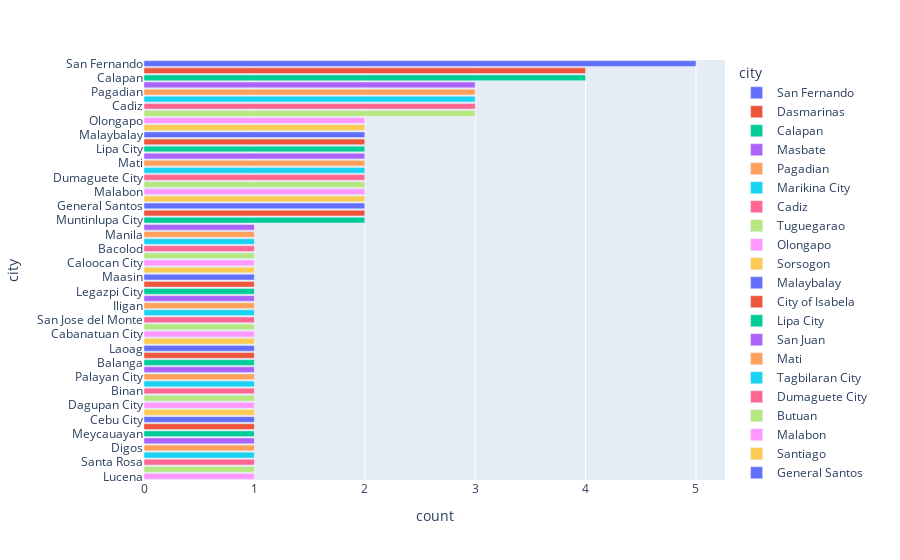

Notebook code cell kept with this figure:
### Code cell
top_city_count = unique_holders['city'].value_counts().to_frame(name="count").reset_index()
fig = px.bar(top_city_count, x='count', y='city', color='city')
fig.show()

### Figure 1 — Plotly figure (JSON) as saved in the notebook; plotly's stock layout.template omitted (floating-point values rounded to 4 significant figures)
{"data": [{"alignmentgroup": "True", "hovertemplate": "city=%{y}<br>count=%{x}<extra></extra>", "legendgroup": "San Fernando", "marker": {"color": "#636efa", "pattern": {"shape": ""}}, "name": "San Fernando", "offsetgroup": "San Fernando", "orientation": "h", "showlegend": true, "textposition": "auto", "type": "bar", "x": [5], "xaxis": "x", "y": ["San Fernando"], "yaxis": "y"}, {"alignmentgroup": "True", "hovertemplate": "city=%{y}<br>count=%{x}<extra></extra>", "legendgroup": "Dasmarinas", "marker": {"color": "#EF553B", "pattern": {"shape": ""}}, "name": "Dasmarinas", "offsetgroup": "Dasmarinas", "orientation": "h", "showlegend": true, "textposition": "auto", "type": "bar", "x": [4], "xaxis": "x", "y": ["Dasmarinas"], "yaxis": "y"}, {"alignmentgroup": "True", "hovertemplate": "city=%{y}<br>count=%{x}<extra></extra>", "legendgroup": "Calapan", "marker": {"color": "#00cc96", "pattern": {"shape": ""}}, "name": "Calapan", "offsetgroup": "Calapan", "orientation": "h", "showlegend": true, "textposition": "auto", "type": "bar", "x": [4], "xaxis": "x", "y": ["Calapan"], "yaxis": "y"}, {"alignmentgroup": "True", "hovertemplate": "city=%{y}<br>count=%{x}<extra></extra>", "legendgroup": "Masbate", "marker": {"color": "#ab63fa", "pattern": {"shape": ""}}, "name": "Masbate", "offsetgroup": "Masbate", "orientation": "h", "showlegend": true, "textposition": "auto", "type": "bar", "x": [3], "xaxis": "x", "y": ["Masbate"], "yaxis": "y"}, {"alignmentgroup": "True", "hovertemplate": "city=%{y}<br>count=%{x}<extra></extra>", "legendgroup": "Pagadian", "marker": {"color": "#FFA15A", "pattern": {"shape": ""}}, "name": "Pagadian", "offsetgroup": "Pagadian", "orientation": "h", "showlegend": true, "textposition": "auto", "type": "bar", "x": [3], "xaxis": "x", "y": ["Pagadian"], "yaxis": "y"}, {"alignmentgroup": "True", "hovertemplate": "city=%{y}<br>count=%{x}<extra></extra>", "legendgroup": "Marikina City", "marker": {"color": "#19d3f3", "pattern": {"shape": ""}}, "name": "Marikina City", "offsetgroup": "Marikina City", "orientation": "h", "showlegend": true, "textposition": "auto", "type": "bar", "x": [3], "xaxis": "x", "y": ["Marikina City"], "yaxis": "y"}, {"alignmentgroup": "True", "hovertemplate": "city=%{y}<br>count=%{x}<extra></extra>", "legendgroup": "Cadiz", "marker": {"color": "#FF6692", "pattern": {"shape": ""}}, "name": "Cadiz", "offsetgroup": "Cadiz", "orientation": "h", "showlegend": true, "textposition": "auto", "type": "bar", "x": [3], "xaxis": "x", "y": ["Cadiz"], "yaxis": "y"}, {"alignmentgroup": "True", "hovertemplate": "city=%{y}<br>count=%{x}<extra></extra>", "legendgroup": "Tuguegarao", "marker": {"color": "#B6E880", "pattern": {"shape": ""}}, "name": "Tuguegarao", "offsetgroup": "Tuguegarao", "orientation": "h", "showlegend": true, "textposition": "auto", "type": "bar", "x": [3], "xaxis": "x", "y": ["Tuguegarao"], "yaxis": "y"}, {"alignmentgroup": "True", "hovertemplate": "city=%{y}<br>count=%{x}<extra></extra>", "legendgroup": "Olongapo", "marker": {"color": "#FF97FF", "pattern": {"shape": ""}}, "name": "Olongapo", "offsetgroup": "Olongapo", "orientation": "h", "showlegend": true, "textposition": "auto", "type": "bar", "x": [2], "xaxis": "x", "y": ["Olongapo"], "yaxis": "y"}, {"alignmentgroup": "True", "hovertemplate": "city=%{y}<br>count=%{x}<extra></extra>", "legendgroup": "Sorsogon", "marker": {"color": "#FECB52", "pattern": {"shape": ""}}, "name": "Sorsogon", "offsetgroup": "Sorsogon", "orientation": "h", "showlegend": true, "textposition": "auto", "type": "bar", "x": [2], "xaxis": "x", "y": ["Sorsogon"], "yaxis": "y"}, {"alignmentgroup": "True", "hovertemplate": "city=%{y}<br>count=%{x}<extra></extra>", "legendgroup": "Malaybalay", "marker": {"color": "#636efa", "pattern": {"shape": ""}}, "name": "Malaybalay", "offsetgroup": "Malaybalay", "orientation": "h", "showlegend": true, "textposition": "auto", "type": "bar", "x": [2], "xaxis": "x", "y": ["Malaybalay"], "yaxis": "y"}, {"alignmentgroup": "True", "hovertemplate": "city=%{y}<br>count=%{x}<extra></extra>", "legendgroup": "City of Isabela", "marker": {"color": "#EF553B", "pattern": {"shape": ""}}, "name": "City of Isabela", "offsetgroup": "City of Isabela", "orientation": "h", "showlegend": true, "textposition": "auto", "type": "bar", "x": [2], "xaxis": "x", "y": ["City of Isabela"], "yaxis": "y"}, {"alignmentgroup": "True", "hovertemplate": "city=%{y}<br>count=%{x}<extra></extra>", "legendgroup": "Lipa City", "marker": {"color": "#00cc96", "pattern": {"shape": ""}}, "name": "Lipa City", "offsetgroup": "Lipa City", "orientation": "h", "showlegend": true, "textposition": "auto", "type": "bar", "x": [2], "xaxis": "x", "y": ["Lipa City"], "yaxis": "y"}, {"alignmentgroup": "True", "hovertemplate": "city=%{y}<br>count=%{x}<extra></extra>", "legendgroup": "San Juan", "marker": {"color": "#ab63fa", "pattern": {"shape": ""}}, "name": "San Juan", "offsetgroup": "San Juan", "orientation": "h", "showlegend": true, "textposition": "auto", "type": "bar", "x": [2], "xaxis": "x", "y": ["San Juan"], "yaxis": "y"}, {"alignmentgroup": "True", "hovertemplate": "city=%{y}<br>count=%{x}<extra></extra>", "legendgroup": "Mati", "marker": {"color": "#FFA15A", "pattern": {"shape": ""}}, "name": "Mati", "offsetgroup": "Mati", "orientation": "h", "showlegend": true, "textposition": "auto", "type": "bar", "x": [2], "xaxis": "x", "y": ["Mati"], "yaxis": "y"}, {"alignmentgroup": "True", "hovertemplate": "city=%{y}<br>count=%{x}<extra></extra>", "legendgroup": "Tagbilaran City", "marker": {"color": "#19d3f3", "pattern": {"shape": ""}}, "name": "Tagbilaran City", "offsetgroup": "Tagbilaran City", "orientation": "h", "showlegend": true, "textposition": "auto", "type": "bar", "x": [2], "xaxis": "x", "y": ["Tagbilaran City"], "yaxis": "y"}, {"alignmentgroup": "True", "hovertemplate": "city=%{y}<br>count=%{x}<extra></extra>", "legendgroup": "Dumaguete City", "marker": {"color": "#FF6692", "pattern": {"shape": ""}}, "name": "Dumaguete City", "offsetgroup": "Dumaguete City", "orientation": "h", "showlegend": true, "textposition": "auto", "type": "bar", "x": [2], "xaxis": "x", "y": ["Dumaguete City"], "yaxis": "y"}, {"alignmentgroup": "True", "hovertemplate": "city=%{y}<br>count=%{x}<extra></extra>", "legendgroup": "Butuan", "marker": {"color": "#B6E880", "pattern": {"shape": ""}}, "name": "Butuan", "offsetgroup": "Butuan", "orientation": "h", "showlegend": true, "textposition": "auto", "type": "bar", "x": [2], "xaxis": "x", "y": ["Butuan"], "yaxis": "y"}, {"alignmentgroup": "True", "hovertemplate": "city=%{y}<br>count=%{x}<extra></extra>", "legendgroup": "Malabon", "marker": {"color": "#FF97FF", "pattern": {"shape": ""}}, "name": "Malabon", "offsetgroup": "Malabon", "orientation": "h", "showlegend": true, "textposition": "auto", "type": "bar", "x": [2], "xaxis": "x", "y": ["Malabon"], "yaxis": "y"}, {"alignmentgroup": "True", "hovertemplate": "city=%{y}<br>count=%{x}<extra></extra>", "legendgroup": "Santiago", "marker": {"color": "#FECB52", "pattern": {"shape": ""}}, "name": "Santiago", "offsetgroup": "Santiago", "orientation": "h", "showlegend": true, "textposition": "auto", "type": "bar", "x": [2], "xaxis": "x", "y": ["Santiago"], "yaxis": "y"}, {"alignmentgroup": "True", "hovertemplate": "city=%{y}<br>count=%{x}<extra></extra>", "legendgroup": "General Santos", "marker": {"color": "#636efa", "pattern": {"shape": ""}}, "name": "General Santos", "offsetgroup": "General Santos", "orientation": "h", "showlegend": true, "textposition": "auto", "type": "bar", "x": [2], "xaxis": "x", "y": ["General Santos"], "yaxis": "y"}, {"alignmentgroup": "True", "hovertemplate": "city=%{y}<br>count=%{x}<extra></extra>", "legendgroup": "Antipolo", "marker": {"color": "#EF553B", "pattern": {"shape": ""}}, "name": "Antipolo", "offsetgroup": "Antipolo", "orientation": "h", "showlegend": true, "textposition": "auto", "type": "bar", "x": [2], "xaxis": "x", "y": ["Antipolo"], "yaxis": "y"}, {"alignmentgroup": "True", "hovertemplate": "city=%{y}<br>count=%{x}<extra></extra>", "legendgroup": "Muntinlupa City", "marker": {"color": "#00cc96", "pattern": {"shape": ""}}, "name": "Muntinlupa City", "offsetgroup": "Muntinlupa City", "orientation": "h", "showlegend": true, "textposition": "auto", "type": "bar", "x": [2], "xaxis": "x", "y": ["Muntinlupa City"], "yaxis": "y"}, {"alignmentgroup": "True", "hovertemplate": "city=%{y}<br>count=%{x}<extra></extra>", "legendgroup": "Iloilo", "marker": {"color": "#ab63fa", "pattern": {"shape": ""}}, "name": "Iloilo", "offsetgroup": "Iloilo", "orientation": "h", "showlegend": true, "textposition": "auto", "type": "bar", "x": [1], "xaxis": "x", "y": ["Iloilo"], "yaxis": "y"}, {"alignmentgroup": "True", "hovertemplate": "city=%{y}<br>count=%{x}<extra></extra>", "legendgroup": "Manila", "marker": {"color": "#FFA15A", "pattern": {"shape": ""}}, "name": "Manila", "offsetgroup": "Manila", "orientation": "h", "showlegend": true, "textposition": "auto", "type": "bar", "x": [1], "xaxis": "x", "y": ["Manila"], "yaxis": "y"}, {"alignmentgroup": "True", "hovertemplate": "city=%{y}<br>count=%{x}<extra></extra>", "legendgroup": "Puerto Princesa", "marker": {"color": "#19d3f3", "pattern": {"shape": ""}}, "name": "Puerto Princesa", "offsetgroup": "Puerto Princesa", "orientation": "h", "showlegend": true, "textposition": "auto", "type": "bar", "x": [1], "xaxis": "x", "y": ["Puerto Princesa"], "yaxis": "y"}, {"alignmentgroup": "True", "hovertemplate": "city=%{y}<br>count=%{x}<extra></extra>", "legendgroup": "Bacolod", "marker": {"color": "#FF6692", "pattern": {"shape": ""}}, "name": "Bacolod", "offsetgroup": "Bacolod", "orientation": "h", "showlegend": true, "textposition": "auto", "type": "bar", "x": [1], "xaxis": "x", "y": ["Bacolod"], "yaxis": "y"}, {"alignmentgroup": "True", "hovertemplate": "city=%{y}<br>count=%{x}<extra></extra>", "legendgroup": "Mandaluyong City", "marker": {"color": "#B6E880", "pattern": {"shape": ""}}, "name": "Mandaluyong City", "offsetgroup": "Mandaluyong City", "orientation": "h", "showlegend": true, "textposition": "auto", "type": "bar", "x": [1], "xaxis": "x", "y": ["Mandaluyong City"], "yaxis": "y"}, {"alignmentgroup": "True", "hovertemplate": "city=%{y}<br>count=%{x}<extra></extra>", "legendgroup": "Caloocan City", "marker": {"color": "#FF97FF", "pattern": {"shape": ""}}, "name": "Caloocan City", "offsetgroup": "Caloocan City", "orientation": "h", "showlegend": true, "textposition": "auto", "type": "bar", "x": [1], "xaxis": "x", "y": ["Caloocan City"], "yaxis": "y"}, {"alignmentgroup": "True", "hovertemplate": "city=%{y}<br>count=%{x}<extra></extra>", "legendgroup": "Imus", "marker": {"color": "#FECB52", "pattern": {"shape": ""}}, "name": "Imus", "offsetgroup": "Imus", "orientation": "h", "showlegend": true, "textposition": "auto", "type": "bar", "x": [1], "xaxis": "x", "y": ["Imus"], "yaxis": "y"}, {"alignmentgroup": "True", "hovertemplate": "city=%{y}<br>count=%{x}<extra></extra>", "legendgroup": "Maasin", "marker": {"color": "#636efa", "pattern": {"shape": ""}}, "name": "Maasin", "offsetgroup": "Maasin", "orientation": "h", "showlegend": true, "textposition": "auto", "type": "bar", "x": [1], "xaxis": "x", "y": ["Maasin"], "yaxis": "y"}, {"alignmentgroup": "True", "hovertemplate": "city=%{y}<br>count=%{x}<extra></extra>", "legendgroup": "Dipolog", "marker": {"color": "#EF553B", "pattern": {"shape": ""}}, "name": "Dipolog", "offsetgroup": "Dipolog", "orientation": "h", "showlegend": true, "textposition": "auto", "type": "bar", "x": [1], "xaxis": "x", "y": ["Dipolog"], "yaxis": "y"}, {"alignmentgroup": "True", "hovertemplate": "city=%{y}<br>count=%{x}<extra></extra>", "legendgroup": "Legazpi City", "marker": {"color": "#00cc96", "pattern": {"shape": ""}}, "name": "Legazpi City", "offsetgroup": "Legazpi City", "orientation": "h", "showlegend": true, "textposition": "auto", "type": "bar", "x": [1], "xaxis": "x", "y": ["Legazpi City"], "yaxis": "y"}, {"alignmentgroup": "True", "hovertemplate": "city=%{y}<br>count=%{x}<extra></extra>", "legendgroup": "Surigao", "marker": {"color": "#ab63fa", "pattern": {"shape": ""}}, "name": "Surigao", "offsetgroup": "Surigao", "orientation": "h", "showlegend": true, "textposition": "auto", "type": "bar", "x": [1], "xaxis": "x", "y": ["Surigao"], "yaxis": "y"}, {"alignmentgroup": "True", "hovertemplate": "city=%{y}<br>count=%{x}<extra></extra>", "legendgroup": "Iligan", "marker": {"color": "#FFA15A", "pattern": {"shape": ""}}, "name": "Iligan", "offsetgroup": "Iligan", "orientation": "h", "showlegend": true, "textposition": "auto", "type": "bar", "x": [1], "xaxis": "x", "y": ["Iligan"], "yaxis": "y"}, {"alignmentgroup": "True", "hovertemplate": "city=%{y}<br>count=%{x}<extra></extra>", "legendgroup": "Talisay", "marker": {"color": "#19d3f3", "pattern": {"shape": ""}}, "name": "Talisay", "offsetgroup": "Talisay", "orientation": "h", "showlegend": true, "textposition": "auto", "type": "bar", "x": [1], "xaxis": "x", "y": ["Talisay"], "yaxis": "y"}, {"alignmentgroup": "True", "hovertemplate": "city=%{y}<br>count=%{x}<extra></extra>", "legendgroup": "San Jose del Monte", "marker": {"color": "#FF6692", "pattern": {"shape": ""}}, "name": "San Jose del Monte", "offsetgroup": "San Jose del Monte", "orientation": "h", "showlegend": true, "textposition": "auto", "type": "bar", "x": [1], "xaxis": "x", "y": ["San Jose del Monte"], "yaxis": "y"}, {"alignmentgroup": "True", "hovertemplate": "city=%{y}<br>count=%{x}<extra></extra>", "legendgroup": "Angeles City", "marker": {"color": "#B6E880", "pattern": {"shape": ""}}, "name": "Angeles City", "offsetgroup": "Angeles City", "orientation": "h", "showlegend": true, "textposition": "auto", "type": "bar", "x": [1], "xaxis": "x", "y": ["Angeles City"], "yaxis": "y"}, {"alignmentgroup": "True", "hovertemplate": "city=%{y}<br>count=%{x}<extra></extra>", "legendgroup": "Cabanatuan City", "marker": {"color": "#FF97FF", "pattern": {"shape": ""}}, "name": "Cabanatuan City", "offsetgroup": "Cabanatuan City", "orientation": "h", "showlegend": true, "textposition": "auto", "type": "bar", "x": [1], "xaxis": "x", "y": ["Cabanatuan City"], "yaxis": "y"}, {"alignmentgroup": "True", "hovertemplate": "city=%{y}<br>count=%{x}<extra></extra>", "legendgroup": "Tacloban", "marker": {"color": "#FECB52", "pattern": {"shape": ""}}, "name": "Tacloban", "offsetgroup": "Tacloban", "orientation": "h", "showlegend": true, "textposition": "auto", "type": "bar", "x": [1], "xaxis": "x", "y": ["Tacloban"], "yaxis": "y"}, {"alignmentgroup": "True", "hovertemplate": "city=%{y}<br>count=%{x}<extra></extra>", "legendgroup": "Laoag", "marker": {"color": "#636efa", "pattern": {"shape": ""}}, "name": "Laoag", "offsetgroup": "Laoag", "orientation": "h", "showlegend": true, "textposition": "auto", "type": "bar", "x": [1], "xaxis": "x", "y": ["Laoag"], "yaxis": "y"}, {"alignmentgroup": "True", "hovertemplate": "city=%{y}<br>count=%{x}<extra></extra>", "legendgroup": "City of Paranaque", "marker": {"color": "#EF553B", "pattern": {"shape": ""}}, "name": "City of Paranaque", "offsetgroup": "City of Paranaque", "orientation": "h", "showlegend": true, "textposition": "auto", "type": "bar", "x": [1], "xaxis": "x", "y": ["City of Paranaque"], "yaxis": "y"}, {"alignmentgroup": "True", "hovertemplate": "city=%{y}<br>count=%{x}<extra></extra>", "legendgroup": "Balanga", "marker": {"color": "#00cc96", "pattern": {"shape": ""}}, "name": "Balanga", "offsetgroup": "Balanga", "orientation": "h", "showlegend": true, "textposition": "auto", "type": "bar", "x": [1], "xaxis": "x", "y": ["Balanga"], "yaxis": "y"}, {"alignmentgroup": "True", "hovertemplate": "city=%{y}<br>count=%{x}<extra></extra>", "legendgroup": "Navotas", "marker": {"color": "#ab63fa", "pattern": {"shape": ""}}, "name": "Navotas", "offsetgroup": "Navotas", "orientation": "h", "showlegend": true, "textposition": "auto", "type": "bar", "x": [1], "xaxis": "x", "y": ["Navotas"], "yaxis": "y"}, {"alignmentgroup": "True", "hovertemplate": "city=%{y}<br>count=%{x}<extra></extra>", "legendgroup": "Palayan City", "marker": {"color": "#FFA15A", "pattern": {"shape": ""}}, "name": "Palayan City", "offsetgroup": "Palayan City", "orientation": "h", "showlegend": true, "textposition": "auto", "type": "bar", "x": [1], "xaxis": "x", "y": ["Palayan City"], "yaxis": "y"}, {"alignmentgroup": "True", "hovertemplate": "city=%{y}<br>count=%{x}<extra></extra>", "legendgroup": "Naga City", "marker": {"color": "#19d3f3", "pattern": {"shape": ""}}, "name": "Naga City", "offsetgroup": "Naga City", "orientation": "h", "showlegend": true, "textposition": "auto", "type": "bar", "x": [1], "xaxis": "x", "y": ["Naga City"], "yaxis": "y"}, {"alignmentgroup": "True", "hovertemplate": "city=%{y}<br>count=%{x}<extra></extra>", "legendgroup": "Binan", "marker": {"color": "#FF6692", "pattern": {"shape": ""}}, "name": "Binan", "offsetgroup": "Binan", "orientation": "h", "showlegend": true, "textposition": "auto", "type": "bar", "x": [1], "xaxis": "x", "y": ["Binan"], "yaxis": "y"}, {"alignmentgroup": "True", "hovertemplate": "city=%{y}<br>count=%{x}<extra></extra>", "legendgroup": "Vigan", "marker": {"color": "#B6E880", "pattern": {"shape": ""}}, "name": "Vigan", "offsetgroup": "Vigan", "orientation": "h", "showlegend": true, "textposition": "auto", "type": "bar", "x": [1], "xaxis": "x", "y": ["Vigan"], "yaxis": "y"}, {"alignmentgroup": "True", "hovertemplate": "city=%{y}<br>count=%{x}<extra></extra>", "legendgroup": "Dagupan City", "marker": {"color": "#FF97FF", "pattern": {"shape": ""}}, "name": "Dagupan City", "offsetgroup": "Dagupan City", "orientation": "h", "showlegend": true, "textposition": "auto", "type": "bar", "x": [1], "xaxis": "x", "y": ["Dagupan City"], "yaxis": "y"}, {"alignmentgroup": "True", "hovertemplate": "city=%{y}<br>count=%{x}<extra></extra>", "legendgroup": "Valenzuela", "marker": {"color": "#FECB52", "pattern": {"shape": ""}}, "name": "Valenzuela", "offsetgroup": "Valenzuela", "orientation": "h", "showlegend": true, "textposition": "auto", "type": "bar", "x": [1], "xaxis": "x", "y": ["Valenzuela"], "yaxis": "y"}, {"alignmentgroup": "True", "hovertemplate": "city=%{y}<br>count=%{x}<extra></extra>", "legendgroup": "Cebu City", "marker": {"color": "#636efa", "pattern": {"shape": ""}}, "name": "Cebu City", "offsetgroup": "Cebu City", "orientation": "h", "showlegend": true, "textposition": "auto", "type": "bar", "x": [1], "xaxis": "x", "y": ["Cebu City"], "yaxis": "y"}, {"alignmentgroup": "True", "hovertemplate": "city=%{y}<br>count=%{x}<extra></extra>", "legendgroup": "Batangas", "marker": {"color": "#EF553B", "pattern": {"shape": ""}}, "name": "Batangas", "offsetgroup": "Batangas", "orientation": "h", "showlegend": true, "textposition": "auto", "type": "bar", "x": [1], "xaxis": "x", "y": ["Batangas"], "yaxis": "y"}, {"alignmentgroup": "True", "hovertemplate": "city=%{y}<br>count=%{x}<extra></extra>", "legendgroup": "Meycauayan", "marker": {"color": "#00cc96", "pattern": {"shape": ""}}, "name": "Meycauayan", "offsetgroup": "Meycauayan", "orientation": "h", "showlegend": true, "textposition": "auto", "type": "bar", "x": [1], "xaxis": "x", "y": ["Meycauayan"], "yaxis": "y"}, {"alignmentgroup": "True", "hovertemplate": "city=%{y}<br>count=%{x}<extra></extra>", "legendgroup": "Makati City", "marker": {"color": "#ab63fa", "pattern": {"shape": ""}}, "name": "Makati City", "offsetgroup": "Makati City", "orientation": "h", "showlegend": true, "textposition": "auto", "type": "bar", "x": [1], "xaxis": "x", "y": ["Makati City"], "yaxis": "y"}, {"alignmentgroup": "True", "hovertemplate": "city=%{y}<br>count=%{x}<extra></extra>", "legendgroup": "Digos", "marker": {"color": "#FFA15A", "pattern": {"shape": ""}}, "name": "Digos", "offsetgroup": "Digos", "orientation": "h", "showlegend": true, "textposition": "auto", "type": "bar", "x": [1], "xaxis": "x", "y": ["Digos"], "yaxis": "y"}, {"alignmentgroup": "True", "hovertemplate": "city=%{y}<br>count=%{x}<extra></extra>", "legendgroup": "City of Calamba", "marker": {"color": "#19d3f3", "pattern": {"shape": ""}}, "name": "City of Calamba", "offsetgroup": "City of Calamba", "orientation": "h", "showlegend": true, "textposition": "auto", "type": "bar", "x": [1], "xaxis": "x", "y": ["City of Calamba"], "yaxis": "y"}, {"alignmentgroup": "True", "hovertemplate": "city=%{y}<br>count=%{x}<extra></extra>", "legendgroup": "Santa Rosa", "marker": {"color": "#FF6692", "pattern": {"shape": ""}}, "name": "Santa Rosa", "offsetgroup": "Santa Rosa", "orientation": "h", "showlegend": true, "textposition": "auto", "type": "bar", "x": [1], "xaxis": "x", "y": ["Santa Rosa"], "yaxis": "y"}, {"alignmentgroup": "True", "hovertemplate": "city=%{y}<br>count=%{x}<extra></extra>", "legendgroup": "San Pedro", "marker": {"color": "#B6E880", "pattern": {"shape": ""}}, "name": "San Pedro", "offsetgroup": "San Pedro", "orientation": "h", "showlegend": true, "textposition": "auto", "type": "bar", "x": [1], "xaxis": "x", "y": ["San Pedro"], "yaxis": "y"}, {"alignmentgroup": "True", "hovertemplate": "city=%{y}<br>count=%{x}<extra></extra>", "legendgroup": "Lucena", "marker": {"color": "#FF97FF", "pattern": {"shape": ""}}, "name": "Lucena", "offsetgroup": "Lucena", "orientation": "h", "showlegend": true, "textposition": "auto", "type": "bar", "x": [1], "xaxis": "x", "y": ["Lucena"], "yaxis": "y"}], "layout": {"barmode": "relative", "legend": {"title": {"text": "city"}, "tracegroupgap": 0}, "margin": {"t": 60}, "xaxis": {"anchor": "y", "domain": [0, 1], "title": {"text": "count"}}, "yaxis": {"anchor": "x", "categoryarray": ["Lucena", "San Pedro", "Santa Rosa", "City of Calamba", "Digos", "Makati City", "Meycauayan", "Batangas", "Cebu City", "Valenzuela", "Dagupan City", "Vigan", "Binan", "Naga City", "Palayan City", "Navotas", "Balanga", "City of Paranaque", "Laoag", "Tacloban", "Cabanatuan City", "Angeles City", "San Jose del Monte", "Talisay", "Iligan", "Surigao", "Legazpi City", "Dipolog", "Maasin", "Imus", "Caloocan City", "Mandaluyong City", "Bacolod", "Puerto Princesa", "Manila", "Iloilo", "Muntinlupa City", "Antipolo", "General Santos", "Santiago", "Malabon", "Butuan", "Dumaguete City", "Tagbilaran City", "Mati", "San Juan", "Lipa City", "City of Isabela", "Malaybalay", "Sorsogon", "Olongapo", "Tuguegarao", "Cadiz", "Marikina City", "Pagadian", "Masbate", "Calapan", "Dasmarinas", "San Fernando"], "categoryorder": "array", "domain": [0, 1], "title": {"text": "city"}}}}
